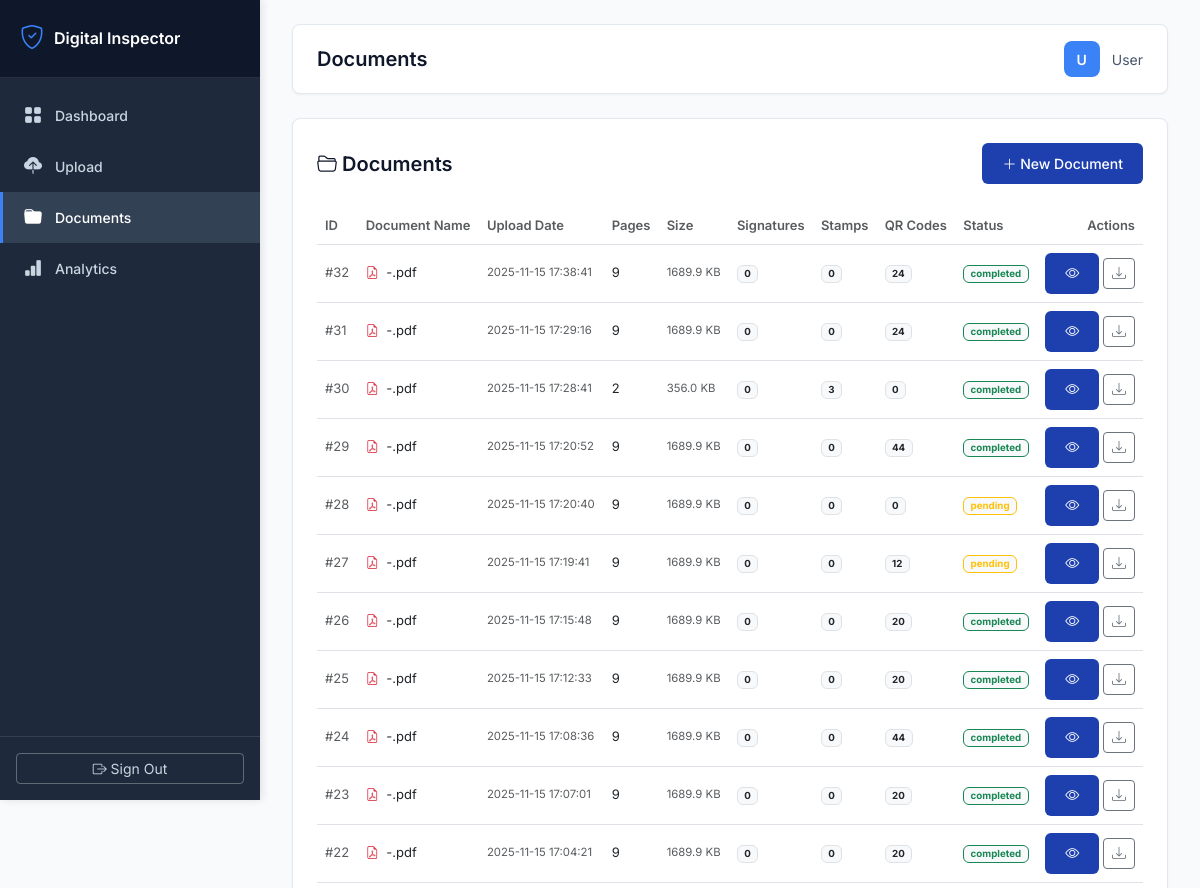
The page /documents (signed in, upper part) on the database as committed earlier.
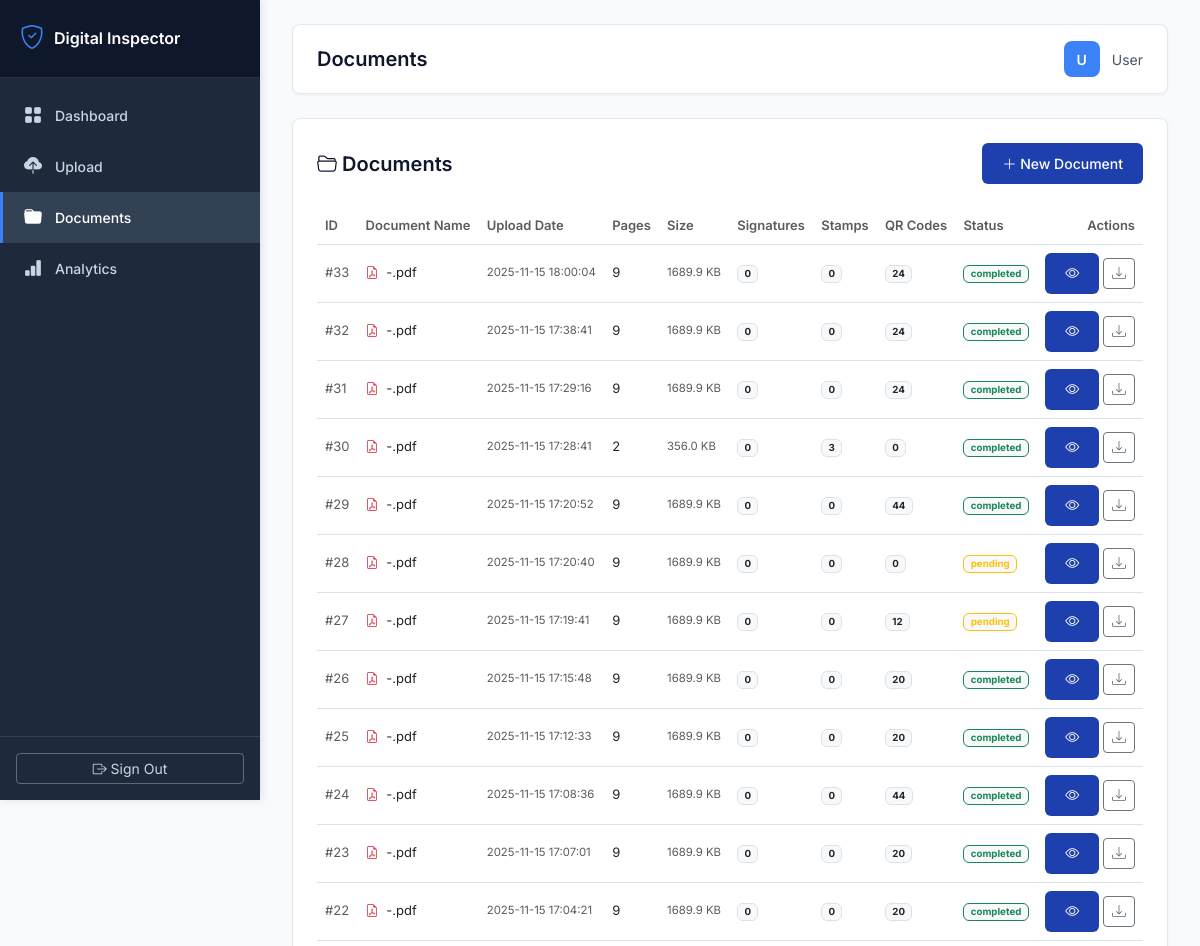
The same page on the database as committed later.
### tables this page shows
CREATE TABLE documents (
            id INTEGER PRIMARY KEY AUTOINCREMENT,
            user_id INTEGER NOT NULL,
            filename TEXT NOT NULL,
            original_filename TEXT NOT NULL,
            file_path TEXT NOT NULL,
            file_size INTEGER,
            pages INTEGER DEFAULT 1,
            upload_date TIMESTAMP DEFAULT CURRENT_TIMESTAMP,
            processing_status TEXT DEFAULT 'pending',
            FOREIGN KEY (user_id) REFERENCES users (id)
        );

### app_inspector.py (the view)
@app.route('/documents')
@login_required
def documents_list():
    user_id = session['user_id']
    detection_type = request.args.get('type', 'all')
    min_confidence = float(request.args.get('min_conf', 0.0))
    documents = db.get_user_documents(user_id, limit=100)
    return render_template('documents.html',
                         documents=documents,
                         detection_type=detection_type,
                         min_confidence=min_confidence)

### app_inspector.py (called while the page is built)
@app.context_processor
def utility_processor():
    def get_image_base64(image_path):
        """Convert image file to base64 for embedding in HTML"""
        try:
            with open(image_path, 'rb') as f:
                image_data = f.read()
            return base64.b64encode(image_data).decode('utf-8')
        except:
            return ""
    return dict(get_image_base64=get_image_base64)

def login_required(f):
    @wraps(f)
    def decorated_function(*args, **kwargs):
        if 'user_id' not in session:
            return redirect(url_for('login'))
        return f(*args, **kwargs)
    return decorated_function

### database.py (called while the page is built)
def get_db():
    conn = sqlite3.connect(DATABASE_PATH)
    conn.row_factory = sqlite3.Row
    return conn

### templates/documents.html
{% extends "base.html" %}
{% block page_title %}Documents{% endblock %}
{% block content %}
<div class="row">
    <div class="col-12">
        <div class="stat-card">
            <div class="d-flex justify-content-between align-items-center mb-4">
                <h5 class="mb-0 fw-semibold"><i class="bi bi-folder2-open"></i> Documents</h5>
                <a href="{{ url_for('upload_page') }}" class="btn btn-primary-custom btn-sm">
                    <i class="bi bi-plus-lg"></i> New Document
                </a>
            </div>
            <div class="table-responsive">
                <table class="table table-hover align-middle" style="font-size: 13px;">
                    <thead class="bg-light">
                        <tr>
                            <th class="text-muted fw-semibold">ID</th>
                            <th class="text-muted fw-semibold">Document Name</th>
                            <th class="text-muted fw-semibold">Upload Date</th>
                            <th class="text-muted fw-semibold">Pages</th>
                            <th class="text-muted fw-semibold">Size</th>
                            <th class="text-muted fw-semibold">Signatures</th>
                            <th class="text-muted fw-semibold">Stamps</th>
                            <th class="text-muted fw-semibold">QR Codes</th>
                            <th class="text-muted fw-semibold">Status</th>
                            <th class="text-muted fw-semibold text-end">Actions</th>
                        </tr>
                    </thead>
                    <tbody>
                        {% for doc in documents %}
                        <tr>
                            <td class="text-muted">#{{ doc.id }}</td>
                            <td>
                                <i class="bi bi-file-earmark-pdf text-danger"></i>
                                <span class="ms-1">{{ doc.original_filename }}</span>
                            </td>
                            <td class="text-muted small">{{ doc.upload_date }}</td>
                            <td>{{ doc.pages }}</td>
                            <td class="text-muted small">{{ (doc.file_size / 1024)|round(1) }} KB</td>
                            <td><span class="badge bg-light text-dark border">{{ doc.signatures_count or 0 }}</span></td>
                            <td><span class="badge bg-light text-dark border">{{ doc.stamps_count or 0 }}</span></td>
                            <td><span class="badge bg-light text-dark border">{{ doc.qr_count or 0 }}</span></td>
                            <td>
                                <span class="badge {% if doc.processing_status == 'completed' %}bg-light text-success border border-success{% else %}bg-light text-warning border border-warning{% endif %} small">
                                    {{ doc.processing_status }}
                                </span>
                            </td>
                            <td class="text-end">
                                <a href="{{ url_for('document_details', document_id=doc.id) }}"
                                   class="btn btn-sm btn-primary-custom"
                                   title="View Details">
                                    <i class="bi bi-eye"></i>
                                </a>
                                <a href="{{ url_for('download_document', document_id=doc.id) }}"
                                   class="btn btn-sm btn-outline-secondary"
                                   title="Download">
                                    <i class="bi bi-download"></i>
                                </a>
                            </td>
                        </tr>
                        {% endfor %}
                    </tbody>
                </table>
            </div>
        </div>
    </div>
</div>
{% endblock %}

Rows that differ between the two databases and show on the page:
added documents: id "33", original_filename "-.pdf", upload_date "2025-11-15 18:00:04", pages "9", (doc.file_size/1024)|round(1) "1689.9", signatures_count "0", stamps_count "0", qr_count "24", processing_status "completed"
